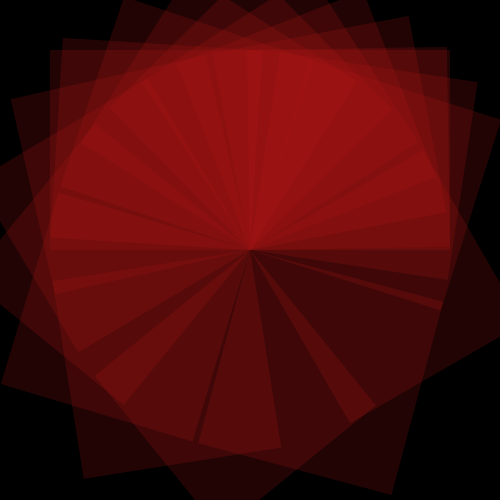
Frame 1 (no input)
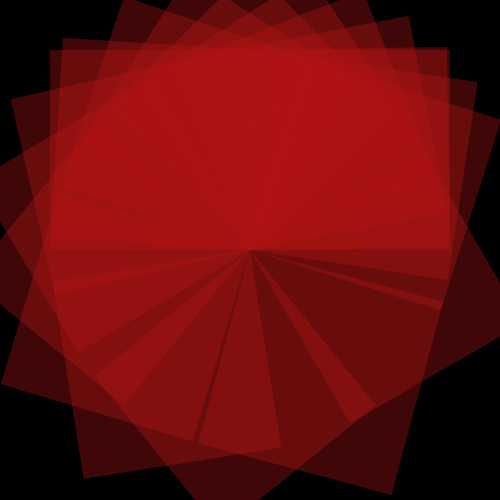
Frame 2 (the mouse pressed at the canvas centre, redrawn once)

The Processing sketch that drew these frames (run headless with seeded random() and noise(); the mouse was pressed at the canvas centre and the sketch redrawn once):

// Processing sketch: processing_83646
// ── processing_83646.pde

void setup()
{
  size(500,500);
  smooth();
  
  background(0);
  
}

void draw()
{
  translate(width/2,height/2);
  
  for(int i=1; i<=20; i=i+1)
  {
  noStroke();
  fill(180,20,20,50);
  
  rotate(PI/i);
  rect(0,0,200,200);
  }
   
  
  noLoop();
  
}
